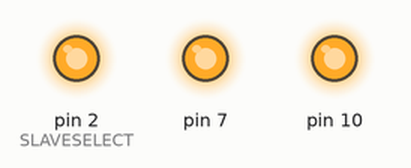
A sketch run on a simulated Arduino Uno, built with avr-gcc and run on an emulated ATmega328P. Parts: output pins drawn as LEDs (lit = HIGH). What the sketch prints to the serial monitor is not drawn.

Above: at 0.2 s.
Timing chart, 0 to 1.7 s (numbered marks = the images above):
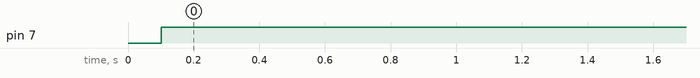

The sketch:

GB_LCD_SPI.ino
```cpp
// inslude the SPI library:
#include <SPI.h>

//#include <string.h> // Required for strlen()
// SCI16IS750 Registers
#define THR        0x00 << 3
#define RHR        0x00 << 3
#define IER        0x01 << 3
#define FCR        0x02 << 3
#define IIR        0x02 << 3
#define LCR        0x03 << 3
#define MCR        0x04 << 3
#define LSR        0x05 << 3
#define MSR        0x06 << 3
#define SPR        0x07 << 3
#define TXFIFO     0x08 << 3
#define RXFIFO     0x09 << 3
#define DLAB       0x80 << 3
#define IODIR      0x0A << 3
#define IOSTATE    0x0B << 3
#define IOINTMSK   0x0C << 3
#define IOCTRL     0x0E << 3
#define EFCR       0x0F << 3

#define DLL        0x00 << 3
#define DLM        0x01 << 3
#define EFR        0x02 << 3
#define XON1       0x04 << 3
#define XON2       0x05 << 3
#define XOFF1      0x06 << 3
#define XOFF2      0x07 << 3

#define SELECT     digitalWrite(CS,LOW)
#define DESELECT   digitalWrite(CS,HIGH)


//opcodes
#define WREN 6
#define WRDI 4
#define RDSR 5
#define WRSR 1
#define READ 3
#define WRITE 2

#define DATAOUT 11 //MOSI
#define DATAIN 12 //MISO
#define SPICLOCK 13 //sck
#define SLAVESELECT 2 //ss
// set pin 10 as the slave select for the digital pot:
const int slaveSelectPin = 2;
char data;
void setup() {
  // set the slaveSelectPin as an output:
pinMode (SLAVESELECT, OUTPUT);
digitalWrite (SLAVESELECT, HIGH); //disable device
  // initialize SPI:
  Serial.begin(9600);
    Serial.println("\n\r\n\rGB-LCD Routine");
  SPI.begin();

  SPI_write(LCR,0x80);  // 0x80 to program baudrate
  SPI_write(DLL,0x60);  // 0x60=9600, 0x30=19.2K, 0x08 =115.2K with X1=14.7456 MHz
  SPI_write(DLM,0x00);  // divisor = 0x0008 for 115200 bps
  SPI_write(LCR, 0xBF); // access EFR register
  SPI_write(EFR, 0x10); // enable enhanced registers
  SPI_write(LCR, 0x03); // 8 data bit, 1 stop bit, no parity
  SPI_write(FCR, 0x06); // reset TXFIFO, reset RXFIFO, non FIFO mode
//  SPI_write(FCR, 0x01); // enable FIFO mode
 // Perform read/write test to check if UART is working
  SPI_write(SPR,'H');
  char data = SPI_read(SPR);
  if(data == 'H') Serial.println("Bridge initialized successfully!");
  else                Serial.println("Could not initialize bridge, locking up.\n\r");

  delay(100);
  pinMode(7, OUTPUT);
  digitalWrite(7, LOW);

}

void loop() {
  digitalWrite(7, HIGH);
	delay(100);
//	delay(5000);

SPI_write(THR, 0x55);
delay(20);
SPI_write(THR, 0x56);
delay(20);
SPI_write(THR, 0x01);
delay(2000);
//Turn on BL
//SPI_write(THR, 0x59);
//SPI_write(THR, 0x00);
//SPI_write(THR, 0x01);

}

char SPI_read (char SPIregister) {
digitalWrite (SLAVESELECT, LOW);
SPI.transfer(SPIregister | 0x80); // register address is sent
SPIregister = SPI.transfer(0); // dummy data is sent for spi read
digitalWrite (SLAVESELECT, HIGH); //release chip, signal end transfer
return SPIregister; // receive the read data
}
void SPI_write (char address, char data) { // mcu writes data to SC16IS750
digitalWrite (SLAVESELECT, LOW);
SPI.transfer (address); // address is sent
SPI.transfer (data); // data is sent
digitalWrite (SLAVESELECT, HIGH); //release chip, signal end transfer
}
```

Measured:
- by itself, pin 7: LOW → HIGH at 0.10 s
